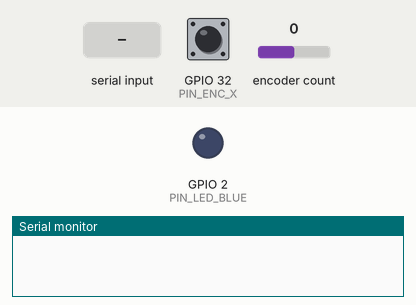
This program was run on a simulated ESP32. On the bench: output pins drawn as LEDs (lit = HIGH), the last lines printed to the serial monitor. Dashed ring = blinking. Inputs (shaded band) come from the test bench; at power-on: encoder count 0, GPIO 32 (PIN_ENC_X) HIGH.

Above: at 0.0 s.
At 0.6 s:
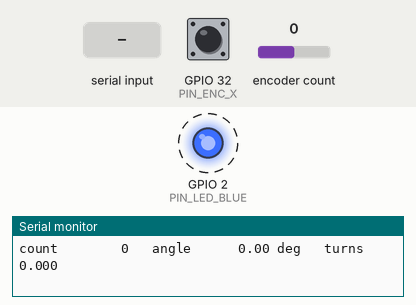
1.6 s: encoder count set to -1
4.6 s: "z" received over Serial
7.6 s: encoder count set to 3
10.6 s: GPIO 32 (PIN_ENC_X) pulsed LOW 2 times (0.12 s each, 0.3 s apart)
Timing chart, 0 to 14.6 s (numbered marks = the images above; inputs shaded):
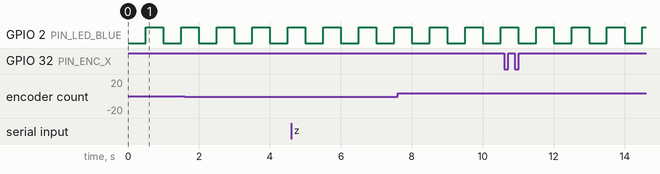

Measured:
- by itself, GPIO 2 (PIN_LED_BLUE): alternates HIGH for 0.50 s and LOW for 0.50 s

The program:

main.cpp
```cpp
// =============================================================================
// T04 - AMT102-V encoder -> 74LVC245 -> ESP32: counts, degrees, index check
// -----------------------------------------------------------------------------
// Goal: count the encoder in hardware (the ESP32's pulse counter, PCNT) and
// prove that no counts are lost: one full turn must always be 8192 counts.
//
//   Encoder label   74LVC245 leg   ESP32 pin
//   A           ->  3 -> 17     ->  34
//   B           ->  2 -> 18     ->  35
//   X (index)   ->  4 -> 16     ->  32
//   5V          ->  ESP32 5V pin        G -> GND
//
// Encoder DIP switches all OFF = 2048 pulses per turn (factory setting).
// Full quadrature counts every edge of A and B: 2048 x 4 = 8192 counts per turn.
//
// Serial monitor (prints only when the value changes, at most 10x per second):
//   count, angle in degrees, turns
//   INDEX lines: once per turn, with the counts since the last index (should be 8192)
// Commands: z = set count to zero, p = print now, h = help
// =============================================================================

#include <Arduino.h>
#include <ESP32Encoder.h>

// ---- Pins -------------------------------------------------------------------
constexpr uint8_t PIN_ENC_A    = 34;   // via 74LVC245 leg 17 (B2)
constexpr uint8_t PIN_ENC_B    = 35;   // via 74LVC245 leg 18 (B1)
constexpr uint8_t PIN_ENC_X    = 32;   // via 74LVC245 leg 16 (B3); not 39 (ESP32 errata 3.11)
constexpr uint8_t PIN_LED_BLUE = 2;
constexpr uint8_t PIN_LED_RGB  = 16;

// ---- Encoder settings -------------------------------------------------------
constexpr int32_t  PPR             = 2048;      // DIP switches all OFF
constexpr int32_t  COUNTS_PER_TURN = PPR * 4;   // full quadrature = 8192
// PCNT glitch filter, in 80 MHz clock ticks: pulses shorter than this are ignored.
// 100 ticks = 1.25 us. Real edges at a fast hand speed (0.5 m/s) are ~10 us apart.
constexpr uint16_t PCNT_FILTER     = 100;

// ---- Timing -----------------------------------------------------------------
constexpr uint32_t PRINT_INTERVAL_MS = 100;    // at most 10 lines per second
constexpr uint32_t BLINK_INTERVAL_MS = 500;
constexpr uint32_t FLASH_MS          = 150;
constexpr uint8_t  RGB_LEVEL         = 20;

ESP32Encoder encoder;

// Index pulse: the interrupt stores the count at the moment of the pulse.
volatile int64_t indexCount   = 0;
volatile bool    indexPending = false;

int64_t  lastPrintedCount = INT64_MIN;
int64_t  lastIndexCount   = 0;
bool     haveLastIndex    = false;
uint32_t indexEvents      = 0;
uint32_t lastPrintMs      = 0;
uint32_t lastBlinkMs      = 0;
uint32_t flashStartMs     = 0;
bool     flashOn          = false;
bool     blueLedOn        = false;

// -----------------------------------------------------------------------------
void ARDUINO_ISR_ATTR onIndex() {
  indexCount   = encoder.getCount();
  indexPending = true;
}

double countToDegrees(int64_t count) {
  return (double)count * 360.0 / COUNTS_PER_TURN;
}

void printPosition(int64_t count) {
  Serial.printf("count %8lld   angle %9.2f deg   turns %7.3f\n",
                (long long)count, countToDegrees(count), (double)count / COUNTS_PER_TURN);
}

void printHelp() {
  Serial.println();
  Serial.println(F("Turn the encoder by hand. Lines appear only when it moves."));
  Serial.println(F("One full turn = 8192 counts = 360 deg. INDEX = once per turn."));
  Serial.println(F("Commands: z = zero the count, p = print now, h = help"));
}

void handleSerialCommand() {
  if (!Serial.available()) return;
  char c = (char)Serial.read();
  if (c == 'z') {
    encoder.clearCount();
    haveLastIndex = false;
    Serial.println(F("\nCount set to zero."));
  } else if (c == 'p') {
    printPosition(encoder.getCount());
  } else if (c == 'h') {
    printHelp();
  }
}

// Called from loop() when the interrupt saw an index pulse.
void handleIndex() {
  noInterrupts();
  int64_t atIndex = indexCount;
  indexPending = false;
  interrupts();

  indexEvents++;
  neopixelWrite(PIN_LED_RGB, 0, RGB_LEVEL, 0);   // green flash = index seen
  flashOn = true;
  flashStartMs = millis();

  if (!haveLastIndex) {
    Serial.printf("INDEX #%lu at count %lld (first one: reference)\n",
                  (unsigned long)indexEvents, (long long)atIndex);
  } else {
    int64_t delta = atIndex - lastIndexCount;
    int64_t size  = delta < 0 ? -delta : delta;
    if (size == 0) {
      // Turned back and forth across the index: no full turn in between.
      Serial.printf("INDEX #%lu at count %lld (same spot again)\n",
                    (unsigned long)indexEvents, (long long)atIndex);
    } else {
      // A full turn in one direction must be exactly 8192 counts.
      // A few counts difference is normal if the direction changed near the index.
      bool ok = (size >= COUNTS_PER_TURN - 4 && size <= COUNTS_PER_TURN + 4);
      Serial.printf("INDEX #%lu at count %lld  -> %lld counts since last index  %s\n",
                    (unsigned long)indexEvents, (long long)atIndex, (long long)delta,
                    ok ? "OK (one full turn)" : "CHECK: not one full turn");
    }
  }
  lastIndexCount = atIndex;
  haveLastIndex  = true;
}

// -----------------------------------------------------------------------------
void setup() {
  Serial.begin(115200);
  delay(300);
  pinMode(PIN_LED_BLUE, OUTPUT);
  neopixelWrite(PIN_LED_RGB, 0, 0, 0);

  // GPIO34/35 have no internal pull resistors, and the 74LVC245 drives the lines,
  // so no pull-ups are wanted.
  ESP32Encoder::useInternalWeakPullResistors = puType::none;
  encoder.attachFullQuad(PIN_ENC_A, PIN_ENC_B);
  encoder.setFilter(PCNT_FILTER);
  encoder.clearCount();

  pinMode(PIN_ENC_X, INPUT);
  attachInterrupt(digitalPinToInterrupt(PIN_ENC_X), onIndex, RISING);

  Serial.println();
  Serial.println(F("=== T04 AMT102-V encoder test ==="));
  Serial.printf("Resolution: %ld PPR x 4 = %ld counts per turn\n", (long)PPR, (long)COUNTS_PER_TURN);
  printHelp();
  printPosition(encoder.getCount());
}

void loop() {
  uint32_t now = millis();

  // Print the position when it changed, but at most every PRINT_INTERVAL_MS.
  // (By hand the count can change thousands of times per second.)
  if (now - lastPrintMs >= PRINT_INTERVAL_MS) {
    int64_t count = encoder.getCount();
    if (count != lastPrintedCount) {
      lastPrintedCount = count;
      lastPrintMs = now;
      printPosition(count);
    }
  }

  if (indexPending) handleIndex();

  if (flashOn && now - flashStartMs >= FLASH_MS) {
    flashOn = false;
    neopixelWrite(PIN_LED_RGB, 0, 0, 0);
  }

  if (now - lastBlinkMs >= BLINK_INTERVAL_MS) {
    lastBlinkMs = now;
    blueLedOn = !blueLedOn;
    digitalWrite(PIN_LED_BLUE, blueLedOn ? HIGH : LOW);
  }

  handleSerialCommand();
}
```
